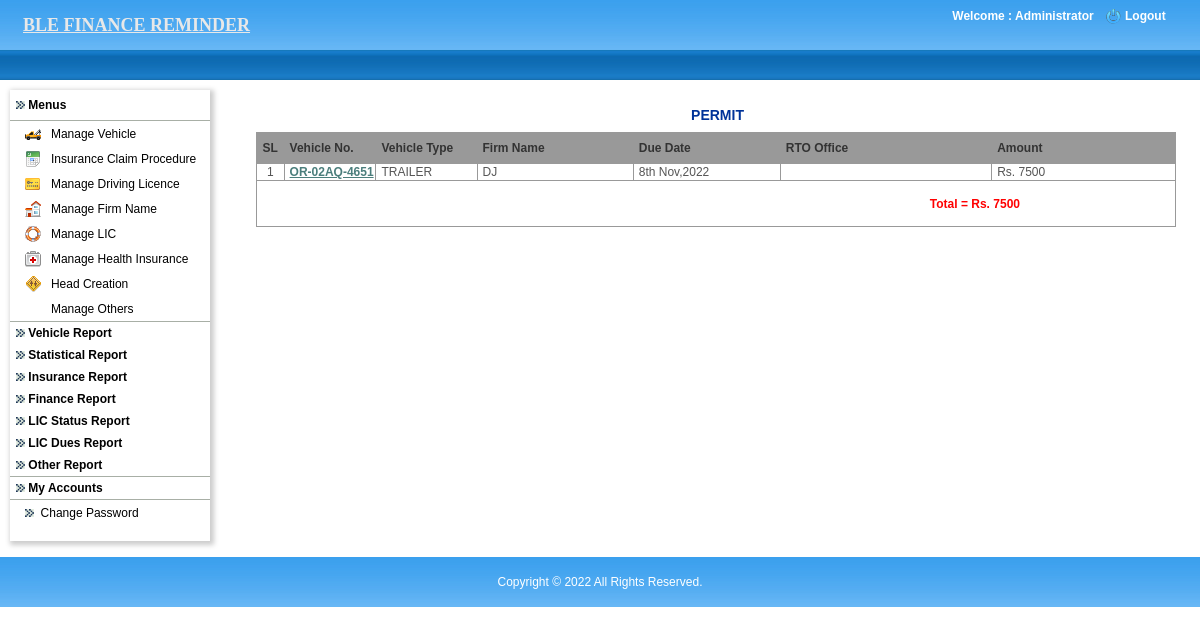
The app's page /admin/admin_home.php (signed in) with its own data.
### tables this page shows
CREATE TABLE IF NOT EXISTS `permit_details` (
  `id` int(11) NOT NULL AUTO_INCREMENT,
  `vehicle_id` varchar(255) NOT NULL,
  `permit_no` varchar(255) NOT NULL,
  `issue_date` date NOT NULL,
  `name_of_holder` varchar(255) NOT NULL,
  `rto_office` varchar(255) NOT NULL,
  `permit_from_dt` date NOT NULL,
  `permit_to_dt` date NOT NULL,
  `permit_amount` double NOT NULL,
  `alert_permit` int(11) NOT NULL,
  `date_of_payment` date NOT NULL,
  `mode_of_payment` varchar(55) NOT NULL,
  `cheque_no` varchar(255) NOT NULL,
  PRIMARY KEY (`id`)
);

CREATE TABLE IF NOT EXISTS `vehicle_registration` (
  `id` int(11) NOT NULL AUTO_INCREMENT,
  `vehicle_type` int(11) NOT NULL,
  `rto_office` bigint(100) NOT NULL,
  `vehicle_no` varchar(70) NOT NULL,
  `display_no` varchar(255) NOT NULL,
  `purchase_mode` varchar(50) NOT NULL,
  `manufacture_name` varchar(255) NOT NULL,
  `year_of_manufacturing` date NOT NULL,
  `vehicle_model` varchar(255) NOT NULL,
  `no_of_axle` int(11) NOT NULL,
  `carrying_capacity` double NOT NULL,
  `cost_of_vehicle` double NOT NULL,
  `rate_of_depreciation` double NOT NULL,
  `firm_name` bigint(100) NOT NULL,
  PRIMARY KEY (`id`)
);

CREATE TABLE IF NOT EXISTS `vehicle_types` (
  `id` bigint(11) NOT NULL AUTO_INCREMENT,
  `vtype` varchar(255) NOT NULL,
  PRIMARY KEY (`id`)
);

CREATE TABLE IF NOT EXISTS `firms` (
  `id` int(11) NOT NULL AUTO_INCREMENT,
  `firm_name` varchar(255) NOT NULL,
  PRIMARY KEY (`id`)
);

### includes/class.dbFunctions.php (called while the page is built, shortened)
<?php
class Dbfunctions extends Pagination
{
public $mysqli;
public function __construct()
{
	$localhost = "localhost";
	$username = "root";
	$password = "";
	$db = "ble_finance_latest";
	$this->mysqli = new mysqli($localhost,$username,$password,$db) or
		die('Oops connection error -> ' . mysqli_connect_error());
}
	function fetchSingle($tblName,$optCondition=""){
		if(trim($optCondition) != ""){
			$condition = " WHERE " . $optCondition;
		}else{
			$condition = "";
		}
        $sql="SELECT * FROM " . $tblName . $condition;
		$result = $this->mysqli->query($sql);
		return $result->fetch_array(MYSQLI_BOTH);
	}
	function get_session(){
		if(isset($_SESSION['login'])){
			return $_SESSION['login'];
		}
	}
	function getDataFromTable($tblName, $fldName,  $optCondition){
		$defaultVal="";
		if(trim($optCondition) != ""){
			$condition = $optCondition ;
		}else{
			$condition = "";
		}
		$rs = $this->mysqli->query("select " . $fldName . " from " . $tblName . " where " . $condition);
		if( (!($rs)) || (!($rec=$rs->fetch_array(MYSQLI_BOTH)))){
			return $defaultVal;
		}else if(is_null($rec[0])){
			return $defaultVal;
		}else{
			return $rec[0];
		}
	}
	function strRecordID($tblName,$field,$optCondition=""){
		if(trim($optCondition) != ""){
			$sql = "SELECT ".$field." from ".$tblName." WHERE " . $optCondition;
		}else{
			$sql = "SELECT ".$field." from ".$tblName;
		}
		$result = $this->mysqli->query($sql);
		return $result->fetch_array(MYSQLI_BOTH);
	}
}
?>

### admin/admin_home.php (the view, shortened to what this page needs)
<?php
include_once '../includes/class.dbFunctions.php';
$db = new Dbfunctions();
include 'application_top.php';
?>
<link href="css/style.css" rel="stylesheet" type="text/css" />
<body>
<table width="100%" border="0" cellspacing="0" cellpadding="0">
  <tr>
    <td align="center" valign="middle" ><?php include 'header.php'; ?></td>
  </tr>
  <tr>
    <td align="left" valign="top">
	<table width="100%" border="0" cellspacing="0" cellpadding="0">
      <tr>
        <td width="10">&nbsp;</td>
        <td align="left" valign="top">
		<table width="100%" border="0" cellspacing="0" cellpadding="0">
          <tr>
            <td height="10" colspan="3" align="left" valign="top"></td>
            </tr>
          <tr>
            <td width="226" align="left" valign="top" height="365"><?php include 'left.php';?></td>
            <td width="10">&nbsp;</td>
            <td align="left" valign="top">
			<table width="100%" border="0" cellspacing="0" cellpadding="0">
              <tr>
                <td align="left" valign="top">
                <table width="100%" border="0" cellspacing="0" cellpadding="0">
                  <tr>
                    <td height="7" colspan="3"></td>
                  </tr>
                       <?php
                        $per_count=1;
                        $sql_per_rem="SELECT * from  permit_details where permit_to_dt between DATE_SUB(now(), INTERVAL 1 DAY) AND (now()+interval alert_permit day) order by permit_to_dt";
                       $sql_per_rem_row=$db->mysqli->query($sql_per_rem);
                       $per_num=$sql_per_rem_row->num_rows;
                       if($per_num!=0) {
                      ?>
                      <tr>
                        <td>&nbsp;</td>
                        <td class="white_heading" height="35" align="center" bgcolor="#FFFFFF"><font color="#003399">PERMIT</font></td>
                        <td>&nbsp;</td>
                      </tr>
                      <tr>
                        <td width="10">&nbsp;</td>
                        <td>
                        <table width="100%" border="1" cellspacing="0" cellpadding="0" style="border:1px solid #999; border-collapse:collapse;">
                          <tr bgcolor="#999999" class="text1">
                            <td width="3%" align="center">SL</td>
                            <td width="10%" height="30" style="padding-left:5px;">Vehicle No.</td>
                            <td width="11%" style="padding-left:5px;">Vehicle Type</td>
                            <td width="17%" height="30" style="padding-left:5px;">Firm Name</td>
                            <td width="16%" height="30" style="padding-left:5px;">Due Date</td>
                            <td width="23%" style="padding-left:5px;">RTO Office</td>
                            <td width="" style="padding-left:5px;">Amount</td>
                          </tr>
                           <?php
                           $permit_total=0;
                           while($val_per=$sql_per_rem_row->fetch_assoc()) {
                            $veh_info_per=$db->fetchSingle("vehicle_registration","id='$val_per[vehicle_id]'");
                            $firm = $db->strRecordID("firms", "*", "id='$veh_info_per[firm_name]'");
                            $veh_type_per=$db->fetchSingle("vehicle_types","id='$veh_info_per[vehicle_type]'");
                            $rto = $db->strRecordID("rto_office" , "*", "id='$val_per[rto_office]'");
                           ?>
                          <tr>
                            <td align="center"><?php echo $per_count; ?></td>
                            <td style="padding-left:5px;">
                            <a href="add_all_other_info.php?id=<?php echo $veh_info_per["id"];?>&#tabs-5" class="linktext"><?php  echo strtoupper($veh_info_per["display_no"]);  ?></a></td>
                            <td style="padding-left:5px;"><?php echo strtoupper($veh_type_per["vtype"]); ?></td>
                            <td style="padding-left:5px;"><?php echo strtoupper($firm["firm_name"]); ?></td>
                            <td style="padding-left:5px;"><?php echo date("jS M,Y",strtotime($val_per["permit_to_dt"])); ?></td>
                            <td style="padding-left:5px;"><?php echo strtoupper($rto["rto_name"]); ?></td>
                            <td style="padding-left:5px;">Rs. <?php echo $val_per["permit_amount"]; ?></td>
                          </tr>
                          <?php
                          $permit_total=$permit_total+$val_per["permit_amount"];
                          $per_count+=1;} ?>
                          <tr>
                            <td height="25" colspan="7" align="right" class="error" style="padding-right:155px;">Total = Rs. <?php echo $permit_total; ?></td>
                            </tr>
                        </table>
                        </td>
                        <td width="14">&nbsp;</td>
                      </tr>
                      <?php } ?>
                      <tr>
                        <td>&nbsp;</td>
                        <td>&nbsp;</td>
                        <td>&nbsp;</td>
                      </tr>
                      <tr>
                        <td>&nbsp;</td>
                        <td>&nbsp;</td>
                        <td>&nbsp;</td>
                      </tr>
                      <tr>
                        <td>&nbsp;</td>
                        <td>&nbsp;</td>
                        <td>&nbsp;</td>
                      </tr>
                      </table>
				</td>
              </tr>
            </table></td>
            </tr>
        </table></td>
        <td width="10">&nbsp;</td>
      </tr>
    </table></td>
  </tr>
  <tr>
    <td>&nbsp;</td>
  </tr>
  <tr>
    <td align="center"><?php include 'footer.php';?></td>
  </tr>
</table>
</body>
</html>

### admin/header.php (shortened to what this page needs)
<table width="100%" border="0" cellpadding="0" cellspacing="0" style="background: url(images/top_bg.jpg) repeat-x;">
  <tr>
    <td width="50%" height="50" align="left" valign="middle" style="padding-left:23px;">
    <a href="admin_home.php" class="style3" style="text-decoraon:none; font-size:18px;">BLE FINANCE REMINDER</a></td>
    <td width="50%" align="right" valign="top" style="padding-right:5px;">
	<?php
	if ($db->get_session())
	{
	$client_name=$db->getDataFromTable('admin', 'admin_name',  "id='$_SESSION[admin_id]'");
	?>
	<table width="250" border="0" cellspacing="0" cellpadding="0">
      <tr>
        <td height="8" colspan="3" align="center" valign="middle" class="logouttext"></td>
        </tr>
      <tr>
        <td width="156" align="center" valign="middle" class="logouttext">Welcome : <?php echo $client_name; ?> </td>
        <td width="24" align="center" valign="middle"><a href="logout.php"><img src="images/logout-icon.png" alt="logout_icon" width="15" height="15" border="0"/></a></td>
        <td width="70" align="left" valign="middle"><a href="logout.php" class="logouttext">Logout</a></td>
      </tr>
      <tr>
        <td height="10" colspan="3"></td>
      </tr>
      <tr>
        <td colspan="3" align="left" valign="top">&nbsp;</td>
      </tr>
    </table>
	<?php
	}
	?>	</td>
  </tr>
  <tr>
    <td colspan="2" align="left" valign="middle" class="greenborder" >&nbsp;</td>
  </tr>
</table>

### admin/css/stylesheet.css (style rules this page uses)
body { padding:0; margin:0; color:#555555; font:normal 12px/16px Arial, Helvetica, sans-serif; }
a img { border:none; }
.logouttext { font-family:Arial, Helvetica, sans-serif; font-size:12px; font-weight:bold; color:#ffffff; text-decoration:none; }
.error { font-family:Arial, Helvetica, sans-serif; font-size:12px; color:#FF0000; font-weight:bold; text-decoration:none; padding:10px; }
.white_heading { font-family:Arial, Helvetica, sans-serif; font-size:14px; color:#9b9b70; font-weight:bold; text-decoration:none; padding-left:3px; }
.text1 { font-family:Arial, Helvetica, sans-serif; font-size:12px; color:#333333; font-weight:bold; }
.linktext { font-family:Arial, Helvetica, sans-serif; font-size:12px; color:#4B7E7C; font-weight:bold; }
.greenborder { background:url(../images/gr-bg.jpg) repeat-x; height:30px; }

### admin/tabcss/style.css (style rules this page uses)
body { margin-left: 0px; margin-top: 0px; margin-right: 0px; margin-bottom: 0px; }

### admin/tabcss/demos.css (style rules this page uses)
body { font-size: 12px; }
table { font-size: 1em; }
body { font-family: "Arial"; }

### admin/css/style.css (style rules this page uses)
body { margin:0px;padding:0px;font-family:Arial, Helvetica, sans-serif;font-size:12px;color:#000000; }
a img { border:none; }
.logouttext { font-family:Arial, Helvetica, sans-serif;font-size:12px;font-weight:bold;color:#ffffff;text-decoration:none; }
.error { font-family:Arial, Helvetica, sans-serif;font-size:12px;color:#FF0000;font-weight:bold;text-decoration:none; }
.white_heading { font-family:Arial, Helvetica, sans-serif;font-size:16px;color:#9b9b70;font-weight:bold;text-decoration:none; padding-left:3px; }
.text1 { font-family:Arial, Helvetica, sans-serif;font-size:12px;color:#333333;font-weight:bold; }

### records on screen
permit_details: vehicle_registration.display_no "OR-02AQ-4651", vehicle_types.vtype "TRAILER", firms.firm_name "DJ", permit_to_dt "8th Nov,2022", permit_amount "7500"

### other values on screen
$client_name "Administrator"
$permit_total "7500"
